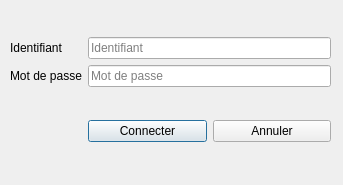
<?xml version="1.0" encoding="UTF-8"?>
<ui version="4.0">
 <class>LoginWindow</class>
 <widget class="QDialog" name="LoginWindow">
  <property name="geometry">
   <rect>
    <x>0</x>
    <y>0</y>
    <width>343</width>
    <height>185</height>
   </rect>
  </property>
  <property name="windowTitle">
   <string>Authentification</string>
  </property>
  <widget class="QWidget" name="gridLayoutWidget">
   <property name="geometry">
    <rect>
     <x>10</x>
     <y>10</y>
     <width>321</width>
     <height>161</height>
    </rect>
   </property>
   <layout class="QGridLayout" name="mainLayout">
    <item row="3" column="2">
     <layout class="QHBoxLayout" name="horizontalLayout">
      <item>
       <widget class="QPushButton" name="connectButton">
        <property name="text">
         <string>Connecter</string>
        </property>
       </widget>
      </item>
      <item>
       <widget class="QPushButton" name="cancelButon">
        <property name="text">
         <string>Annuler</string>
        </property>
       </widget>
      </item>
     </layout>
    </item>
    <item row="0" column="2">
     <layout class="QVBoxLayout" name="verticalLayout_2">
      <item>
       <widget class="QLineEdit" name="loginText">
        <property name="placeholderText">
         <string>Identifiant</string>
        </property>
       </widget>
      </item>
      <item>
       <widget class="QLineEdit" name="passText">
        <property name="echoMode">
         <enum>QLineEdit::Password</enum>
        </property>
        <property name="placeholderText">
         <string>Mot de passe</string>
        </property>
       </widget>
      </item>
     </layout>
    </item>
    <item row="0" column="1">
     <layout class="QVBoxLayout" name="verticalLayout">
      <item>
       <widget class="QLabel" name="loginLabel">
        <property name="text">
         <string>Identifiant</string>
        </property>
       </widget>
      </item>
      <item>
       <widget class="QLabel" name="passLabel">
        <property name="text">
         <string>Mot de passe</string>
        </property>
       </widget>
      </item>
     </layout>
    </item>
   </layout>
  </widget>
 </widget>
 <resources/>
 <connections/>
</ui>
